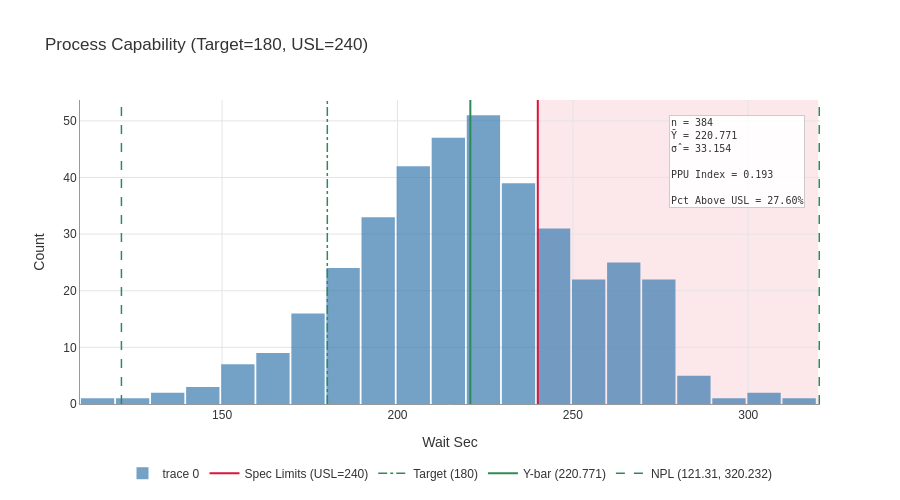

The notebook cell saved with this chart:
### Code cell
full.plot()

### Figure 1 — Plotly figure (JSON) as saved in the notebook; plotly's stock layout.template omitted (floating-point values rounded to 4 significant figures; data arrays with more than 128 entries replaced by an {"elided": "..."} marker saying what was removed)
{"data": [{"hovertemplate": "Range: %{x}<br>Count: %{y}<extra></extra>", "marker": {"color": "steelblue"}, "opacity": 0.75, "showlegend": true, "type": "histogram", "x": {"elided": "384 float values"}}, {"line": {"color": "#DC143C", "dash": "solid", "width": 2}, "mode": "lines", "name": "Spec Limits (USL=240)", "type": "scatter", "x": [null], "y": [null]}, {"line": {"color": "#2E8B57", "dash": "dashdot", "width": 1.5}, "mode": "lines", "name": "Target (180)", "type": "scatter", "x": [null], "y": [null]}, {"line": {"color": "#2E8B57", "dash": "solid", "width": 2}, "mode": "lines", "name": "Y-bar (220.771)", "type": "scatter", "x": [null], "y": [null]}, {"line": {"color": "#2E8B57", "dash": "dash", "width": 1.5}, "mode": "lines", "name": "NPL (121.31, 320.232)", "type": "scatter", "x": [null], "y": [null]}], "layout": {"annotations": [{"align": "left", "bgcolor": "rgba(255, 255, 255, 0.9)", "bordercolor": "#CCCCCC", "borderwidth": 1, "font": {"color": "#333333", "family": "monospace", "size": 10}, "showarrow": false, "text": "n = 384<br>Ȳ = 220.771<br>σ̂ = 33.154<br><br>PPU Index = 0.193<br><br>Pct Above USL = 27.60%", "x": 0.98, "xanchor": "right", "xref": "paper", "y": 0.95, "yanchor": "top", "yref": "paper"}], "bargap": 0.05, "font": {"color": "#333333", "family": "Arial, sans-serif", "size": 12}, "height": 500, "legend": {"orientation": "h", "x": 0.5, "xanchor": "center", "y": -0.18, "yanchor": "top"}, "paper_bgcolor": "white", "plot_bgcolor": "white", "shapes": [{"fillcolor": "#DC143C", "layer": "below", "line": {"width": 0}, "opacity": 0.1, "type": "rect", "x0": 240, "x1": 319.9, "xref": "x", "y0": 0, "y1": 1, "yref": "y domain"}, {"layer": "above", "line": {"color": "#DC143C", "dash": "solid", "width": 2}, "type": "line", "x0": 240, "x1": 240, "xref": "x", "y0": 0, "y1": 1, "yref": "y domain"}, {"layer": "above", "line": {"color": "#2E8B57", "dash": "dashdot", "width": 1.5}, "type": "line", "x0": 180, "x1": 180, "xref": "x", "y0": 0, "y1": 1, "yref": "y domain"}, {"layer": "above", "line": {"color": "#2E8B57", "dash": "solid", "width": 2}, "type": "line", "x0": 220.8, "x1": 220.8, "xref": "x", "y0": 0, "y1": 1, "yref": "y domain"}, {"layer": "above", "line": {"color": "#2E8B57", "dash": "dash", "width": 1.5}, "type": "line", "x0": 121.3, "x1": 121.3, "xref": "x", "y0": 0, "y1": 1, "yref": "y domain"}, {"layer": "above", "line": {"color": "#2E8B57", "dash": "dash", "width": 1.5}, "type": "line", "x0": 320.2, "x1": 320.2, "xref": "x", "y0": 0, "y1": 1, "yref": "y domain"}], "showlegend": true, "title": {"text": "Process Capability (Target=180, USL=240)"}, "width": 900, "xaxis": {"gridcolor": "#E5E5E5", "gridwidth": 1.0, "linecolor": "#999999", "linewidth": 1.0, "showgrid": true, "showline": true, "title": {"text": "Wait Sec"}}, "yaxis": {"gridcolor": "#E5E5E5", "gridwidth": 1.0, "linecolor": "#999999", "linewidth": 1.0, "showgrid": true, "showline": true, "title": {"text": "Count"}, "zeroline": false}}}
